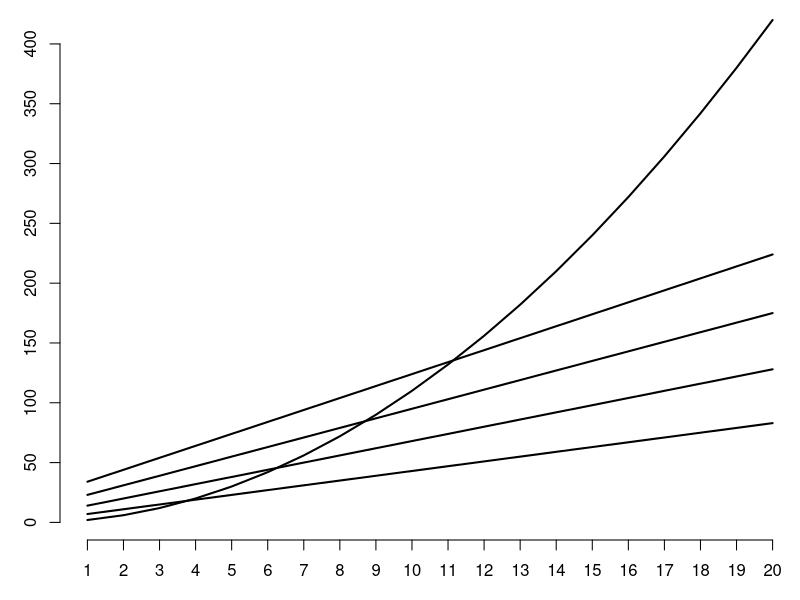

Source code (R):


n_paramaters_var <- function(p){
  p+p^2
}


n_paramaters_hmm <- function(p,n){
  n-1+n*(n-1)+n*p*2
}





layout(1)
par(mar = c(3,3,0,0))
plot.new()
plot.window(xlim = c(1,20), ylim = c(0,400))
plot(x = 1:20, y = n_paramaters_var(1:20),
     type = "l",
     axes = FALSE, 
     xlab = "vars",
     ylab = "pars", 
     lwd = 2)
lines(x = 1:20, y = n_paramaters_hmm(1:20,2), 
      type = "l", lwd = 2)
lines(x = 1:20, y = n_paramaters_hmm(1:20,3), 
      type = "l", lwd = 2)
lines(x = 1:20, y = n_paramaters_hmm(1:20,4), 
      type = "l", lwd = 2)
lines(x = 1:20, y = n_paramaters_hmm(1:20,5), 
      type = "l", lwd = 2)
axis(1, at = 1:20, labels = 1:20 )
axis(2, at = seq(0,400, 50), labels = seq(0,400, 50))